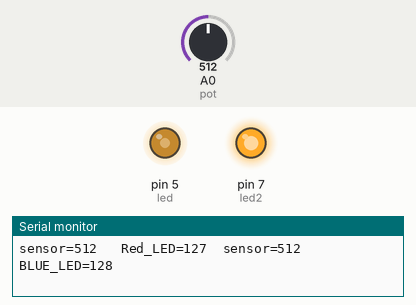
This sketch was run on a simulated Arduino Uno, built with avr-gcc and run on an emulated ATmega328P. On the bench: output pins drawn as LEDs (lit = HIGH), the last lines printed to the serial monitor. The test bench sets the inputs (shaded band); at power-on: A0 (pot) = 512.

Above: at 1.2 s.
1.3 s: A0 (pot) set to 716
At 2.5 s:
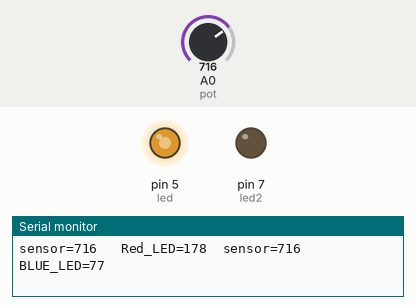
2.8 s: A0 (pot) set to 971
At 4.0 s:
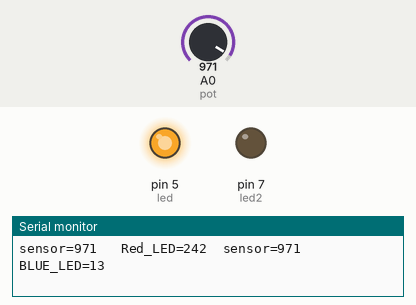
4.3 s: A0 (pot) set to 987
At 5.2 s:
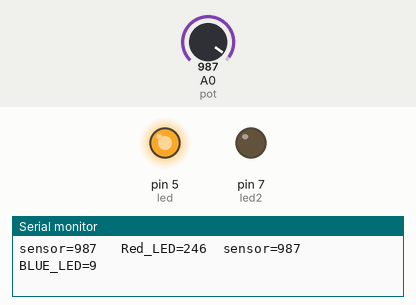
7.3 s: A0 (pot) set to 122
At 8.5 s:
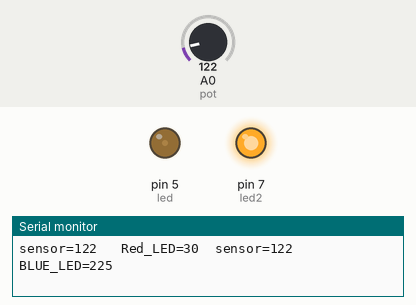
8.8 s: A0 (pot) set to 106
At 10.1 s:
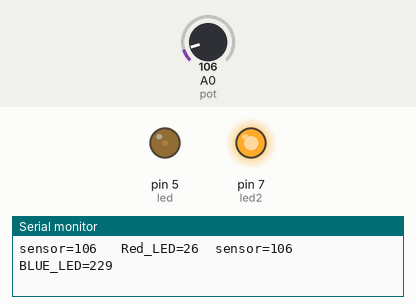
11.8 s: A0 (pot) set to 94
At 12.6 s:
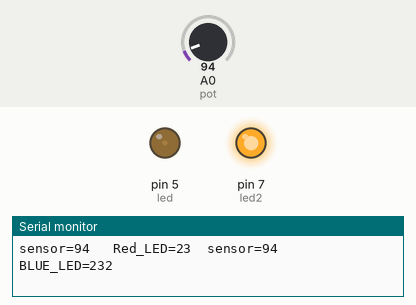
Timing chart, 0 to 14.8 s (numbered marks = the images above; inputs shaded):
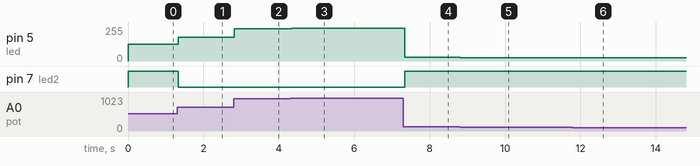

The sketch:

potentiometer_le.ino
```cpp
int led=5;
int led2=7;
int pot=A0;
int sensorvalue=0;
int outputvalue=0;
int outputvalue2;
void setup() {
Serial.begin(9600);
}

void loop() {
sensorvalue=analogRead(pot);
outputvalue=map(sensorvalue,0,1023,0,255);
outputvalue2=map(sensorvalue,0,1023,255,0);
analogWrite(led,outputvalue);
analogWrite(led2,outputvalue2);
Serial.print("sensor=");
Serial.print(sensorvalue);
Serial.print("\t Red_LED=");
Serial.print(outputvalue);
Serial.print("\tsensor=");
Serial.print(sensorvalue);
Serial.print("\t BLUE_LED=");
Serial.println(outputvalue2);
delay(2);
}
```

Measured:
- after the input at 1.3 s, pin 5 (led): 127/255 → 178/255 at once; pin 7 (led2): HIGH → LOW at once
- after the input at 2.8 s, pin 5 (led): 178/255 → 242/255 at once
- after the input at 4.3 s, pin 5 (led): 242/255 → 246/255 after 0.05 s
- after the input at 7.3 s, pin 5 (led): 246/255 → 30/255 at once; pin 7 (led2): LOW → HIGH at once
- after the input at 8.8 s, pin 5 (led): 30/255 → 26/255 at once
- after the input at 11.8 s, pin 5 (led): 26/255 → 23/255 at once
